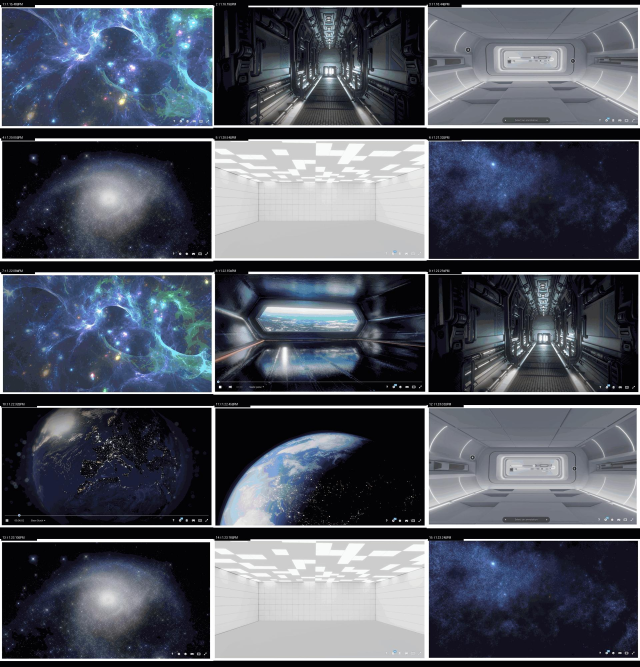
#> input picture docs/rendering/references/refimages-refs.png, 1920 x 2000 px, found by its file name (shown at 1/3 size)
$ python compare-all.py
#> lines starting #> are read from the running program, lines starting #| are printed output that depends on the picture
"""A factual eight-scene sheet from screenshots, never generated scene imagery."""
import argparse
import json
from pathlib import Path
from PIL import Image, ImageOps, ImageDraw, ImageFont

parser=argparse.ArgumentParser()
parser.add_argument('--preview',default='overview-preview')
parser.add_argument('--originals',default='overview-originals')
parser.add_argument('--png')
args=parser.parse_args()
root=Path('docs/rendering');refs=root/'references';caps=root/'captures';out=root/'comparisons';out.mkdir(exist_ok=True)
scenes=[
 ('galaxy','Inside Galaxy','refimages-refs.png',(1284,1640,1917,1990),'Verified 16-bit original restores texture precision/detail; reference framing varies.'),
 ('nebula','Alien Space Nebula 2','sf1-pairs.png',(590,9,1205,353),'Original is absent from the ZIP. Both local columns use the existing GLB.'),
 ('earth','EARTH - Stephane Agullo','sfembed-api-pair.png',(728,0,1448,450),'Full-globe framing and 16K day/night maps; atmosphere, lighting and effects remain incomplete.'),
 ('orbit','Earth - AirStudios','sketchfab-thumbs-originals.png',(1500,18,2000,281),'Original 8K maps load. Illumination orientation and sun glare remain unresolved.'),
 ('hangar','Sci-Fi Hanger','sfembed-api-hangar.png',None,'Native material handling and floor/local reflections; source bump, DOF and exposure need calibration.'),
 ('corridor','Spaceship Corridor','sfembed-api-pair2.png',(728,0,1448,450),'Original 4K maps preserved. Cyan lighting, contrast and reflections remain unresolved.'),
 ('gallery','VR exhibition gallery baked','sf1-pairs.png',(590,1110,1208,1458),'Original 3K baked wall maps retained. Ceiling and floor still differ from the reference.'),
 ('space','Need some space?','sf1-pairs.png',(590,744,1205,1088),'Correct point-size units and authored bloom restore haze; bright-star variation remains incomplete.'),
]
W=1920;CELL=640;PICTURE=400;ROW=474;TOP=156;BOTTOM=74
image=Image.new('RGB',(W,TOP+ROW*len(scenes)+BOTTOM),'#0e131c');draw=ImageDraw.Draw(image)
#> after `image = Image.new('RGB', (W, TOP + ROW * len(scenes) + BOTTOM), '#0e13`:
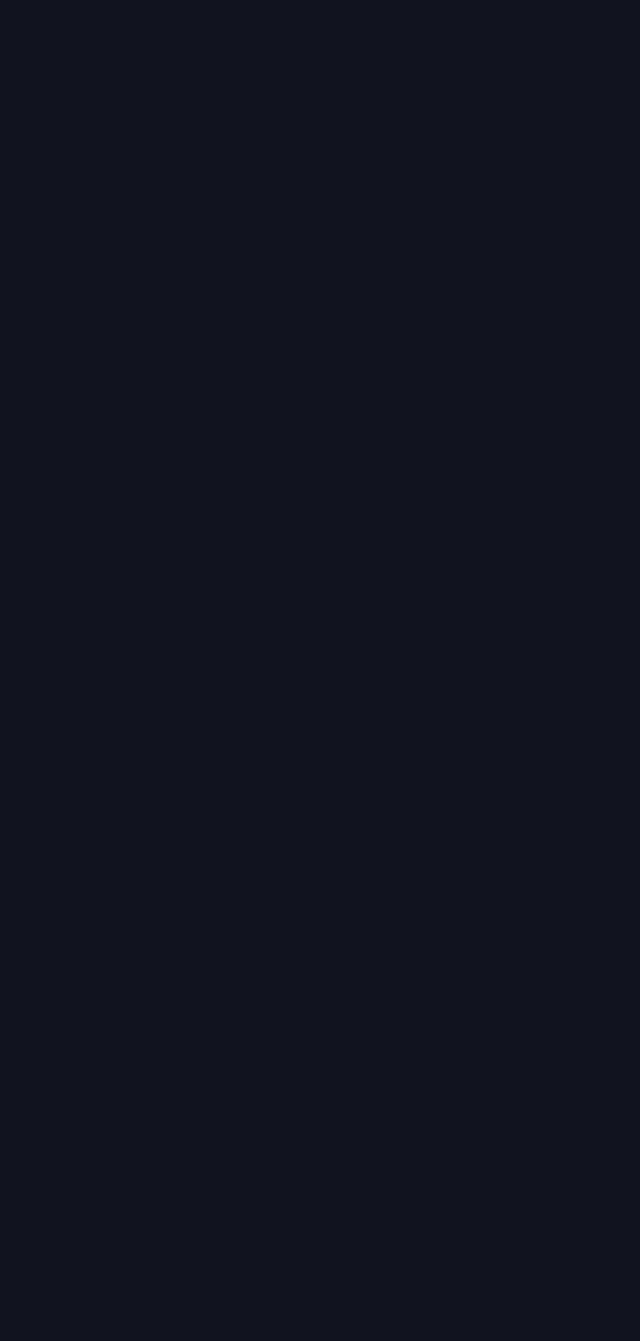
#> image: PIL image 1920x4022 RGB (shown at 1/3 size); mean R, G, B 14, 19, 28
def font(size):
#> called with size = 31
    for path in ['/usr/share/fonts/truetype/dejavu/DejaVuSans.ttf','/System/Library/Fonts/Supplemental/Arial.ttf']:
        try:return ImageFont.truetype(path,size)
        except OSError:pass
    return ImageFont.load_default()
large=font(31);medium=font(22);small=font(18)
draw.text((20,16),'BodyArcade / Three.js - all eight backgrounds',font=large,fill='white')
draw.text((20,60),'Actual renders at Maximum, 1920 x 1200. Historical Sketchfab views are not camera-matched.',font=small,fill='#aebdd0')
draw.text((20,89),'The originals profile uses external source assets; those large files are not bundled into the deployed preview.',font=small,fill='#aebdd0')
for i,title in enumerate(['Original Sketchfab reference','Committed preview asset set','Local full-resolution originals']):
    draw.text((i*CELL+18,123),title,font=medium,fill='#7ed8ef')
records=[]
for row,(id,title,reference,box,note) in enumerate(scenes):
    y=TOP+row*ROW
    draw.rectangle((0,y,W,y+36),fill='#202c3c');draw.text((18,y+5),f'{row+1:02d}  {title}',font=medium,fill='white')
    ref=Image.open(refs/reference).convert('RGB')
#> ref is the input picture: PIL image 1920x2000 RGB; mean R, G, B 81.1, 85.8, 97.1
    if box:ref=ref.crop(box)
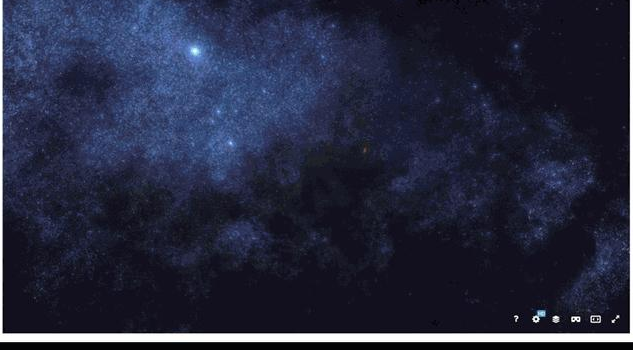
#> ref: PIL image 633x350 RGB; mean R, G, B 37.5, 40.9, 62.8
    captures=[];metadata=[]
    for label in [args.preview,args.originals]:
        name=f'{label}-{id}-960x600'
#> (the run stopped early here; a loop or call above may not have finished)
